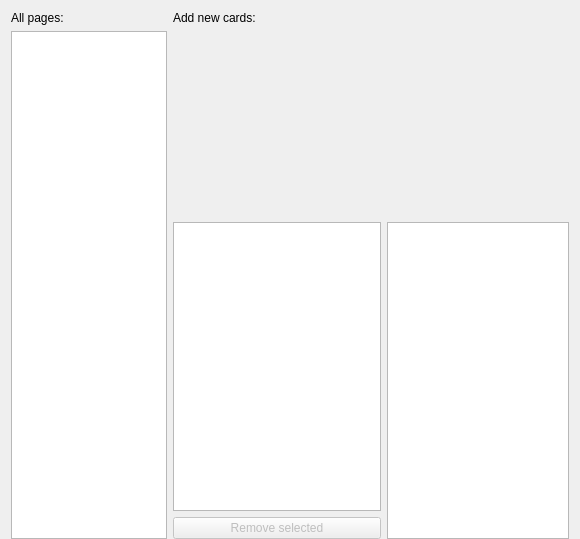
<?xml version="1.0" encoding="UTF-8"?>
<ui version="4.0">
 <class>central_widget</class>
 <widget class="QWidget" name="central_widget">
  <property name="geometry">
   <rect>
    <x>0</x>
    <y>0</y>
    <width>580</width>
    <height>539</height>
   </rect>
  </property>
  <layout class="QGridLayout" name="gridLayout">
   <property name="bottomMargin">
    <number>0</number>
   </property>
   <item row="5" column="3" rowspan="3">
    <widget class="PageRenderer" name="page_renderer">
     <property name="sizePolicy">
      <sizepolicy hsizetype="Expanding" vsizetype="Expanding">
       <horstretch>7</horstretch>
       <verstretch>10</verstretch>
      </sizepolicy>
     </property>
     <property name="acceptDrops">
      <bool>false</bool>
     </property>
     <property name="renderHints">
      <set>QPainter::Antialiasing|QPainter::HighQualityAntialiasing</set>
     </property>
    </widget>
   </item>
   <item row="1" column="0" rowspan="7" colspan="2">
    <widget class="QListView" name="document_view">
     <property name="sizePolicy">
      <sizepolicy hsizetype="Expanding" vsizetype="Expanding">
       <horstretch>3</horstretch>
       <verstretch>0</verstretch>
      </sizepolicy>
     </property>
     <property name="alternatingRowColors">
      <bool>true</bool>
     </property>
     <property name="selectionMode">
      <enum>QAbstractItemView::SingleSelection</enum>
     </property>
     <property name="selectionBehavior">
      <enum>QAbstractItemView::SelectRows</enum>
     </property>
    </widget>
   </item>
   <item row="7" column="2">
    <widget class="QPushButton" name="delete_selected_images_button">
     <property name="enabled">
      <bool>false</bool>
     </property>
     <property name="text">
      <string>Remove selected</string>
     </property>
     <property name="icon">
      <iconset theme="edit-delete"/>
     </property>
    </widget>
   </item>
   <item row="5" column="2" rowspan="2">
    <widget class="QTableView" name="page_card_table_view">
     <property name="sizePolicy">
      <sizepolicy hsizetype="Expanding" vsizetype="Expanding">
       <horstretch>8</horstretch>
       <verstretch>10</verstretch>
      </sizepolicy>
     </property>
     <property name="contextMenuPolicy">
      <enum>Qt::CustomContextMenu</enum>
     </property>
     <property name="lineWidth">
      <number>0</number>
     </property>
     <property name="alternatingRowColors">
      <bool>true</bool>
     </property>
     <property name="selectionMode">
      <enum>QAbstractItemView::MultiSelection</enum>
     </property>
     <property name="selectionBehavior">
      <enum>QAbstractItemView::SelectRows</enum>
     </property>
     <attribute name="verticalHeaderVisible">
      <bool>false</bool>
     </attribute>
    </widget>
   </item>
   <item row="1" column="2" rowspan="2" colspan="2">
    <widget class="HorizontalAddCardWidget" name="add_card_widget" native="true">
     <property name="sizePolicy">
      <sizepolicy hsizetype="Expanding" vsizetype="Expanding">
       <horstretch>7</horstretch>
       <verstretch>6</verstretch>
      </sizepolicy>
     </property>
    </widget>
   </item>
   <item row="0" column="0" colspan="2">
    <widget class="QLabel" name="document_view_label">
     <property name="text">
      <string>All pages:</string>
     </property>
    </widget>
   </item>
   <item row="0" column="2" colspan="2">
    <widget class="QLabel" name="add_card_widget_label">
     <property name="text">
      <string>Add new cards:</string>
     </property>
    </widget>
   </item>
  </layout>
 </widget>
 <customwidgets>
  <customwidget>
   <class>PageRenderer</class>
   <extends>QGraphicsView</extends>
   <header>mtg_proxy_printer.ui.page_renderer</header>
   <slots>
    <slot>on_resize_event_triggered()</slot>
   </slots>
  </customwidget>
  <customwidget>
   <class>HorizontalAddCardWidget</class>
   <extends>QWidget</extends>
   <header>mtg_proxy_printer.ui.add_card</header>
   <container>1</container>
  </customwidget>
 </customwidgets>
 <resources/>
 <connections/>
</ui>
